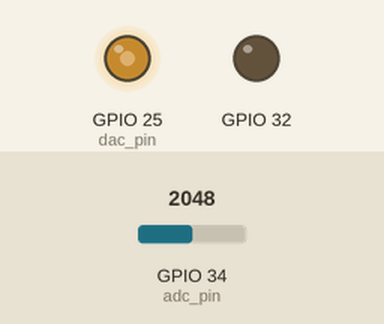
Recording of a sketch running on a simulated ESP32. On the bench: output pins drawn as LEDs (lit = HIGH). Dashed ring = blinking. Inputs (shaded band) come from the test bench; at power-on: GPIO 34 (adc_pin) = 2048.

Above: at 0.1 s.
At 1.2 s:
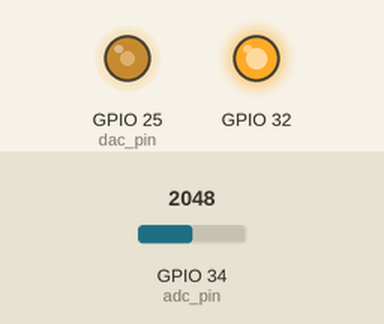
1.3 s: GPIO 34 (adc_pin) set to 2117
At 2.1 s:
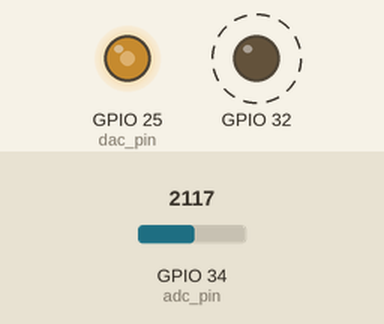
Timing chart, 0 to 8.8 s (numbered marks = the images above; inputs shaded):
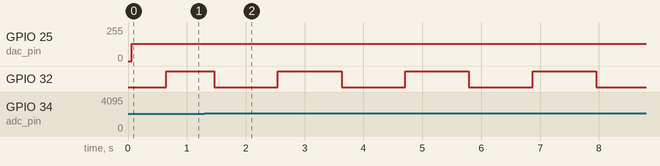

Measured:
- the behaviour switches between 2063 and 2064 on GPIO 34 (adc_pin) (found by bisection; images 1 and 2)
- by itself, GPIO 32: alternates HIGH for 1.1 s and LOW for 1.1 s

The sketch:

filter_osc.ino
```cpp
// Make: 6/22 Digital filtern und oszillieren
// Einfache Hochpass- und Tiefpassfilter mit ESP32
//
// siehe zum Interrupt-Handling beim ESP32 auch:
// https://techtutorialsx.com/2017/09/30/esp32-arduino-external-interrupts/
// und
// https://techtutorialsx.com/2017/10/07/esp32-arduino-timer-interrupts/

const int dac_pin = 25;
const int adc_pin = 34;
int32_t led_count;

// ############################################################################
// ###                             Timer-Interrupt                          ###
// ############################################################################

// Statt eines Semaphors vom Boolean-Typ verwenden wir hier eine
// Zähler-Variable. Dies hat den Vorteil, dass das Hauptprogramm
// auch mehrere Interrupts lang unterbrochen werden kann,
// ohne dass Filteroperationen verlorengehen.

volatile int irq_sema;
hw_timer_t * timer = NULL;
portMUX_TYPE timerMux = portMUX_INITIALIZER_UNLOCKED;

void IRAM_ATTR onTimer() {
  // Interrupt-Service Routine: Semaphor setzen
  portENTER_CRITICAL_ISR(&timerMux);
  irq_sema++;
  portEXIT_CRITICAL_ISR(&timerMux);
}

// ############################################################################
// ###                          Setup Timer-Interrupt                       ###
// ############################################################################

void setup() {
  pinMode(32, OUTPUT);
  Serial.begin(115200);
  // Interrupt-Timer initialisieren
  timer = timerBegin(0, 80, true);
  timerAttachInterrupt(timer, &onTimer, true);
  // Sampling rate in µs einstellen, 1000 = 1ms, 10000000 = 1 Sekunde
  timerAlarmWrite(timer, 100, true); // 10 kHz Sampling
  timerAlarmEnable(timer);
  // ADC einstellen
  analogSetClockDiv(4);
  analogSetAttenuation(ADC_11db); // Eingangsbereich 0..2,6V
  led_count = 0;
}

// ############################################################################
// ###                  Tiefpass- und Hochpass-Filter                       ###
// ############################################################################

// Um Gleitkomma-Operationen zu vermeiden, arbeiten wir hier mit
// einem festen 8-Bit-"Nachkomma", das Ergebnis muss also um 8 Bit nach
// rechts verschoben werden.
// Überschlägige Frequenzberechnung bei 10kHz Samplingrate:
// f = kf * 6,23 Hz
// Mit kf = 1  (1/256 = "0,003906") beträgt die -3dB-Grenzfrequenz also 6,23 Hz,
// mit kf = 10 (10/256 = "0,078") etwa 63 Hz,
// mit kf = 20 (20/256 = "0,078") etwa 126 Hz usw.
// kf-Werte über "0.5" = 128 sind wenig sinnvoll.

int32_t lpfilter_6db(int32_t inp) {
  static int32_t delayed;
  int32_t k2 = 20;  // 128 = "0.5", 20 = "0,078"
  int32_t diff = ((inp << 8) - delayed) * k2;
  delayed = delayed + (diff >> 8);
  return (delayed >> 8); // Differenz ergibt Hochpass
}

int32_t hpfilter_6db(int32_t inp) {
  static int32_t delayed;
  int32_t k2 = 20;  // 128 = "0.5", 20 = "0,078"
  int32_t diff = ((inp << 8) - delayed) * k2;
  delayed = delayed + (diff >> 8);
  return inp - (delayed >> 8);
}

int32_t lpfilter_12db(int32_t inp) {
  static int32_t delayed_1, delayed_2;
  int32_t k2 = 20;  // 128 = "0.5", 20 = "0,078"
  int32_t diff = ((inp << 8) - delayed_1) * k2;
  delayed_1 = delayed_1 + (diff >> 8);
  diff = (delayed_1 - delayed_2) * k2;
  delayed_2 = delayed_2 + (diff >> 8);
  return (delayed_2 >> 8);
}

int32_t biquad_filt(int32_t inp, int32_t kf, int32_t kq) {
  static int32_t bp_del, lp_del, hp;
  hp = (inp << 8) - ((bp_del * kq) >> 8) - lp_del;
  bp_del = bp_del + ((hp * kf) >> 8);
  lp_del = lp_del + ((bp_del * kf) >> 8);
  // Hochpass in hp,
  // Bandpass in bp_del,
  // Tiefpass in lp_del
  return (bp_del >> 8);
}

// ############################################################################
// ###                                MAIN LOOP                             ###
// ############################################################################

void loop() {
  int32_t dac_val, adc_val;

  // Dieser Teil wird ausgeführt, wenn der
  // Interrupt die Semaphore irq_sema gesetzt hat
  if (irq_sema > 0) {
    portENTER_CRITICAL(&timerMux);
    irq_sema--;  // Semaphor zurücksetzen
    portEXIT_CRITICAL(&timerMux);

    adc_val = analogRead(adc_pin) >> 4; // auf 8 Bit bringen
    // Da der "Gleichspannungsanteil" durch ein Hochpassfilter entfernt
    // wird und der DAC keine negativen Spannungen ausgeben kann,
    // muss hier ein Offset von 128 (halber Maximalwert
    // des DAC-Bereiches) hinzuaddiert werden:

    // dac_val = hpfilter_6db(adc_val) + 128;  // Hochpassfilter
    // dacWrite(dac_pin, dac_val + 128); //

    // Tiefpassfilter lässt "Gleichspannungsanteil" vom ADC
    // unverändert durch, deshalb kein DAC-Offset nötig:

    // dac_val = lpfilter_6db(adc_val); // Tiefpassfilter 6dB/Okt.
    // dacWrite(dac_pin, dac_val); //

    // Das 12dB/Oktave-Filter besteht aus zwei hintereinandergeschalteten
    // 6-dB-Filtern:

    // dac_val = lpfilter_12db(adc_val); // Tiefpassfilter 12dB/Okt.
    // dacWrite(dac_pin, dac_val); //

    // Biquad-12dB-Filter, hier als Bandpass

    dac_val = biquad_filt(adc_val, 32, 80);  // 32 = 100 Hz, hohe Güte
    dacWrite(dac_pin, dac_val + 128); // Bandpass und Hochpass mit Offset 128!

    // schnell blinkende LED zur Interrupt-Kontrolle
    led_count++;
    if (led_count == 1000)
      digitalWrite(32, HIGH);
    if (led_count > 2000) {
      digitalWrite(32, LOW);
      led_count = 0;
    }
  }
}
```
